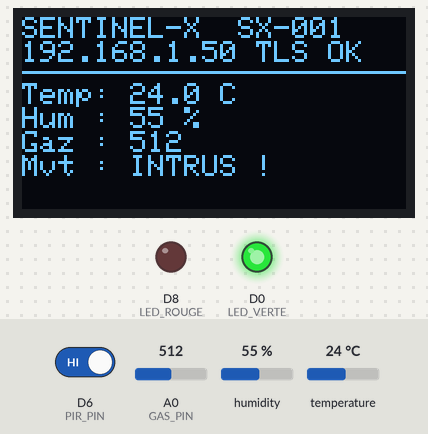
Recording of a sketch running on a simulated ESP8266 (NodeMCU). Shown: 128×64 one-colour display, output pins drawn as LEDs (lit = HIGH). The inputs (shaded band) are chosen by the test bench; at power-on: D6 (PIR_PIN) HIGH, humidity 55 %, A0 (GAS_PIN) = 512, temperature 24 °C. WiFi joins after 1.5 s; servers stay silent unless stated; the local clock reads 2024-03-15 10:24:30 at power-on unless the sketch sets it; no MQTT or app messages arrive unless stated; what the sketch prints to the serial monitor is not drawn.

Above: at 2.8 s.
2.9 s: D6 (PIR_PIN) driven LOW
At 4.6 s:
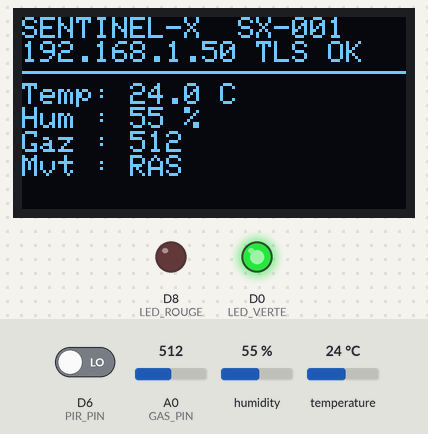
5.5 s: humidity set to 22 %
At 6.3 s:
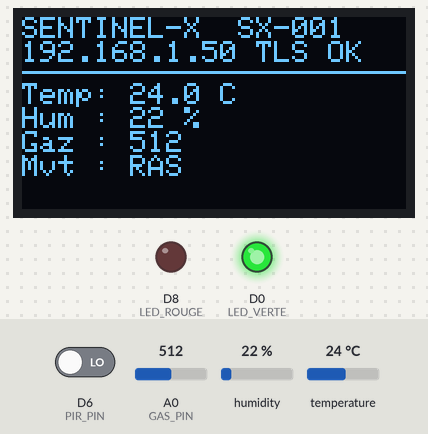
7.5 s: A0 (GAS_PIN) set to 716
At 8.9 s:
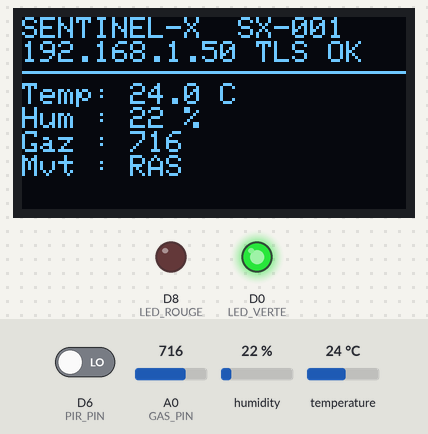
9.5 s: temperature set to 12 °C
At 10.6 s:
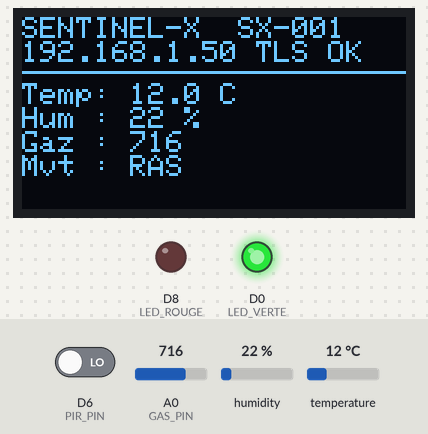
11.5 s: A0 (GAS_PIN) set to 900
At 13.1 s:
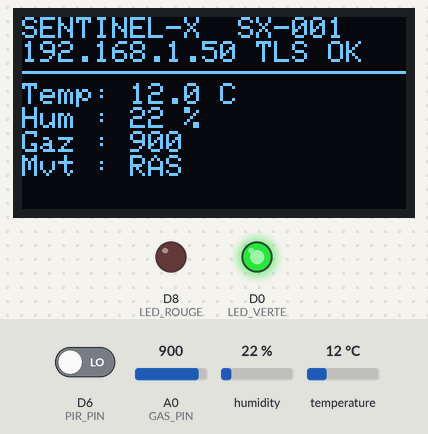
13.5 s: D6 (PIR_PIN) driven HIGH
At 14.8 s:
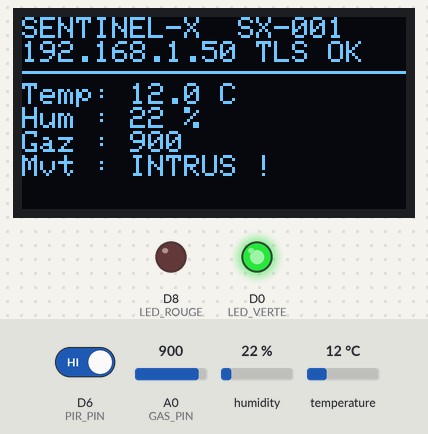
Timing chart, 0 to 16.5 s (numbered marks = the images above; inputs shaded):
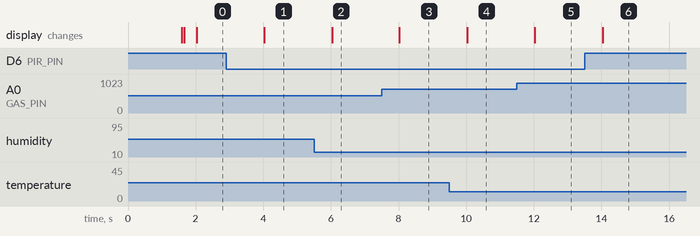

Measured:
- after the input at 2.9 s, the display: changes after 1.1 s (image 1)
- after the input at 5.5 s, the display: changes after 0.53 s (image 2)
- after the input at 7.5 s, the display: changes after 0.53 s (image 3)
- after the input at 9.5 s, the display: changes after 0.53 s (image 4)
- after the input at 11.5 s, the display: changes after 0.53 s (image 5)
- after the input at 13.5 s, the display: changes after 0.53 s (image 6)

The sketch:

sketch_oct6c.ino
```cpp
#include <ESP8266WiFi.h>
#include <WiFiClientSecure.h>
#include <PubSubClient.h>
#include <ArduinoJson.h>
#include <DHT.h>
#include <Wire.h>
#include <Adafruit_GFX.h>
#include <Adafruit_SSD1306.h>
#include <time.h>

// ===================== CONFIGURATION =====================
// Wi-Fi et identifiants MQTT : dans secrets.h (ignoré par Git).
// Pour une nouvelle installation : copier secrets.example.h en secrets.h et le remplir.
#include "secrets.h"

const char* MQTT_HOST = "192.168.137.1";   // PC de l'équipe (hotspot + broker TLS)
const int   MQTT_PORT = 8883;              // MQTT chiffré (TLS)
const char* DEVICE_ID = "SX-001";
const char* TOPIC_TELEMETRY = "sentinel/SX-001/telemetry";
const char* TOPIC_CMD       = "sentinel/SX-001/cmd";
const char* TOPIC_STATUS    = "sentinel/SX-001/status";

// IP fixe + DNS (le DNS sert à la synchro de l'heure)
IPAddress ip(192,168,137,10), gateway(192,168,137,1), subnet(255,255,255,0), dns(192,168,137,1);

// Certificat de l'autorité (CA) du broker de l'équipe
const char CA_CERT[] PROGMEM = R"EOF(
-----BEGIN CERTIFICATE-----
MIIFFTCCAv2gAwIBAgIUJql+FUmFwchFW+pUKxS9PFXVB4MwDQYJKoZIhvcNAQEL
BQAwGjEYMBYGA1UEAwwPU2VudGluZWxYLUNBLUc5MB4XDTI2MTAwNzA4MDU1OVoX
DTI3MTAwNzA4MDU1OVowGjEYMBYGA1UEAwwPU2VudGluZWxYLUNBLUc5MIICIjAN
BgkqhkiG9w0BAQEFAAOCAg8AMIICCgKCAgEArzOE357eZPa2xiacRwaJwWAXayPO
9kT6+YiOEK0wEvxdeZavSQuIufTdyRFANjn7fc75zfJRK6xMw7E3zXMdI2LwL6pV
vuvUr5/+dvtzHFgLnT1ktRTJ+pYZhDsCSI6unyC73mDKfTbSBIu7RA/raFm0o4B2
PbmSOqrl38DbIxrnfLheDCEGuuwhTzuyuSBbju0qeVIoQtJpUaXWIm9PQ6VaN69r
mLP4LzYxq2c1sy7v+dWuubBfX0eEoeWpezOP3oQH52x9xm0IHwMTgGjX1praSn3P
8wziIjia47cwf2A7H9WbQ71aetgR2ydPDbW7zMlIPVei//kdqhNJy04FG0loTav7
t7OTNIzLypgzxKYaRxn2df1ZyiiWyG9JsxKFhIkmtSnU6qEAuN8l7spPh7+h3lqW
vMIe766Erc/OtTMiEIjtPClnP7W88nIEcg9/lwk2uvWqhg8KBAtEO9SLBJcTXtz1
MVAKxPWQMMhELSMXpPFeFxLp9Dz9rx83domOtj6eebCJWfd5cFXA8DsZ7Iv84Iau
JQtD/p/Y5qCUvD9+byEXHaC7bd/3JVedxaqk01RlFeR+hnpyUA2+2E9c/xYRofcj
mNVUdeixPweQUkxwr8eacKijRBZdQTvDMU9kVo7euBFvpVkwW3xKwdXvTbO3XJGG
32dvALwdRHr84CsCAwEAAaNTMFEwHQYDVR0OBBYEFIG+DEUs3RPhnu+D4B98mayC
a8PYMB8GA1UdIwQYMBaAFIG+DEUs3RPhnu+D4B98mayCa8PYMA8GA1UdEwEB/wQF
MAMBAf8wDQYJKoZIhvcNAQELBQADggIBAA29b8/tcie+y3Kt2mgbUmQgLD8+LTo1
F8mZunxWeuZicb7U4O0dHAp1xVZrT9AxiTygmyOK3Pxtn4R9Anxjq+abB4BgERqa
V9wDjT/B2wnQH5vYuLhezJcgCU97TmayMPushtw0fJzzNx0jxJJ5/s6BSajIS5S7
7bhiLAnMmUhswopvaG+TtJAniixUB0cxLyT/SENviOLgAgacpE5diX85Jj7oOtzB
Qoa8i6UPn/fTkJ1c5tO7gh5CL+ZC2TlgTlMPb0Ugrd/ajVsBfEAk5G48GGDA7ms7
NRBQl4wFZyXoTObyOtQqimrYup6Cwyoh9Z3eGCK1nu4OV80hG4g5/763geRqCQ2D
cTpCqO3peXtWjZq7i4lPMQHZW+wKjSjKkuxoDXIsSeoz3kKaZ4mBu1FEeBV+mawx
XDc0efHXJlh4Wn7aA2p9CYW0Hx/QuswDUjUuZnyK3d+HX91ye/XV21q5toPi6HqM
l367a+eaEvZfCUZ6M7JFTwJSXR6pimeIRi6LXQvhbcqJ1ECpjbQMI7LrxzeKrBjE
DSm0hUWDHbR/yPl2eADEnsJsQNG7b+OTQGAWeB4a1cNY9wAV/0ISJ9NFxfyFN4H4
L8V2WkJ2FHlqWLffUNMEXOjU/F2xgPU8mT2hNzKgb//vON38Nh2Igok7LGmOOIJ+
IfZsmzNl9oKE
-----END CERTIFICATE-----
)EOF";
// =========================================================

#define DHT_PIN    D5
#define PIR_PIN    D6
#define BUZZER_PIN D7
#define LED_VERTE  D0
#define LED_ROUGE  D8
#define GAS_PIN    A0

DHT dht(DHT_PIN, DHT22);
Adafruit_SSD1306 oled(128, 64, &Wire, -1);
BearSSL::X509List caCert(CA_CERT);
WiFiClientSecure net;
PubSubClient mqtt(net);
bool oledOK = false;
bool alarmOn = false;
unsigned long lastSend = 0;
unsigned long alarmUntil = 0;
unsigned long greenLedUntil = 0;
unsigned long redLedUntil = 0;
bool greenLedBlinking = false;
bool redLedBlinking = false;
bool greenLedOn = true;
bool redLedOn = false;

// Alarme : LED rouge ON, LED verte OFF (le son est géré dans loop)
void setAlarm(bool on) {
  alarmOn = on;
  alarmUntil = 0;
  greenLedBlinking = false;
  redLedBlinking = false;
  greenLedUntil = 0;
  redLedUntil = 0;
  greenLedOn = !on;
  redLedOn = on;
  digitalWrite(LED_ROUGE, redLedOn ? HIGH : LOW);
  digitalWrite(LED_VERTE, greenLedOn ? HIGH : LOW);
  if (!on) {
    noTone(BUZZER_PIN);
    digitalWrite(BUZZER_PIN, LOW);
  }
}

void applyLedCommand(bool green, const char* action, unsigned long durationMs) {
  bool& blinking = green ? greenLedBlinking : redLedBlinking;
  bool& isOn = green ? greenLedOn : redLedOn;
  unsigned long& endsAt = green ? greenLedUntil : redLedUntil;
  const uint8_t pin = green ? LED_VERTE : LED_ROUGE;

  if (strcmp(action, "on") == 0) {
    blinking = false;
    isOn = true;
  } else if (strcmp(action, "off") == 0) {
    blinking = false;
    isOn = false;
  } else if (strcmp(action, "blink") == 0) {
    blinking = true;
    isOn = true;
  } else {
    return;
  }

  endsAt = durationMs ? millis() + durationMs : 0;
  digitalWrite(pin, isOn ? HIGH : LOW);
}

void updateCommandOutputs() {
  const unsigned long now = millis();

  if (alarmUntil && (long)(now - alarmUntil) >= 0) setAlarm(false);
  if (greenLedUntil && (long)(now - greenLedUntil) >= 0) {
    greenLedUntil = 0;
    greenLedBlinking = false;
    greenLedOn = false;
    digitalWrite(LED_VERTE, LOW);
  }
  if (redLedUntil && (long)(now - redLedUntil) >= 0) {
    redLedUntil = 0;
    redLedBlinking = false;
    redLedOn = false;
    digitalWrite(LED_ROUGE, LOW);
  }

  static unsigned long lastLedBlink = 0;
  if (now - lastLedBlink >= 300) {
    lastLedBlink = now;
    if (greenLedBlinking) {
      greenLedOn = !greenLedOn;
      digitalWrite(LED_VERTE, greenLedOn ? HIGH : LOW);
    }
    if (redLedBlinking) {
      redLedOn = !redLedOn;
      digitalWrite(LED_ROUGE, redLedOn ? HIGH : LOW);
    }
  }
}

// Reçoit les commandes publiées sur sentinel/<device_id>/cmd.
void onMessage(char* topic, byte* payload, unsigned int len) {
  JsonDocument doc;
  if (deserializeJson(doc, payload, len)) return;

  const char* target = doc["target"] | "";
  const char* action = doc["action"] | "";
  const unsigned long durationMs = doc["duration_ms"] | 0UL;
  if (!target[0] || !action[0]) return;

  if (strcmp(target, "buzzer") == 0) {
    if (strcmp(action, "off") == 0) {
      setAlarm(false);
    } else if (strcmp(action, "on") == 0 || strcmp(action, "blink") == 0) {
      setAlarm(true);
      alarmUntil = durationMs ? millis() + durationMs : 0;
    } else {
      return;
    }
  } else if (strcmp(target, "led_green") == 0) {
    applyLedCommand(true, action, durationMs);
  } else if (strcmp(target, "led_red") == 0) {
    applyLedCommand(false, action, durationMs);
  } else {
    return;
  }

  Serial.printf(">>> Commande recue : %s/%s (%lu ms)\n", target, action, durationMs);
}

void oledMsg(const char* l1, const char* l2) {
  if (!oledOK) return;
  oled.clearDisplay();
  oled.setTextSize(1); oled.setTextColor(WHITE); oled.setCursor(0, 0);
  oled.println("SENTINEL-X  SX-001");
  oled.println(l1); oled.println(l2);
  oled.display();
}

void connectWiFi() {
  oledMsg("Connexion WiFi...", WIFI_SSID);
  WiFi.mode(WIFI_STA);
  WiFi.config(ip, gateway, subnet, dns);
  WiFi.begin(WIFI_SSID, WIFI_PASS);
  Serial.print("WiFi");
  while (WiFi.status() != WL_CONNECTED) { delay(300); Serial.print("."); }
  Serial.printf("\nWiFi OK : %s  |  MAC : %s\n",
                WiFi.localIP().toString().c_str(), WiFi.macAddress().c_str());
}

// L'heure est nécessaire pour vérifier la validité du certificat TLS
void syncTime() {
  oledMsg("Synchro heure...", "NTP");
  configTime(0, 0, "pool.ntp.org", "time.google.com");
  unsigned long start = millis();
  time_t now = time(nullptr);
  while (now < 1700000000 && millis() - start < 10000) { delay(500); now = time(nullptr); }
  if (now < 1700000000) {
    Serial.println("NTP indisponible -> heure de secours utilisee");
    net.setX509Time(1791400000);   // 07/10/2026, après la création du certificat
  } else {
    Serial.printf("Heure OK (%lu)\n", (unsigned long)now);
  }
}

void connectMQTT() {
  while (!mqtt.connected()) {
    oledMsg("Connexion MQTT TLS", MQTT_HOST);
    Serial.print("MQTT TLS...");
    if (mqtt.connect(DEVICE_ID, MQTT_USER, MQTT_PASS, TOPIC_STATUS, 1, true, "offline")) {
      Serial.println(" connecte !");
      mqtt.publish(TOPIC_STATUS, "online", true);
      mqtt.subscribe(TOPIC_CMD);
      setAlarm(false);   // LED verte = tout va bien
    } else {
      Serial.printf(" echec (code %d)\n", mqtt.state());
      char err[80];
      if (net.getLastSSLError(err, sizeof(err))) Serial.printf("   Erreur TLS : %s\n", err);
      delay(3000);
    }
  }
}

void showOled(float t, float h, int gas, int motion) {
  if (!oledOK) return;
  oled.clearDisplay();
  oled.setTextSize(1); oled.setTextColor(WHITE); oled.setCursor(0, 0);
  oled.println("SENTINEL-X  SX-001");
  oled.print(WiFi.localIP()); oled.println(mqtt.connected() ? " TLS OK" : " TLS --");
  oled.drawLine(0, 18, 127, 18, WHITE);
  oled.setCursor(0, 22);
  oled.printf("Temp: %.1f C\n", t);
  oled.printf("Hum : %.0f %%\n", h);
  oled.printf("Gaz : %d\n", gas);
  oled.printf("Mvt : %s\n", motion ? "INTRUS !" : "RAS");
  if (alarmOn) oled.print("!!! ALARME !!!");
  oled.display();
}

void setup() {
  Serial.begin(115200);
  pinMode(PIR_PIN, INPUT);
  pinMode(BUZZER_PIN, OUTPUT);
  pinMode(LED_VERTE, OUTPUT);
  pinMode(LED_ROUGE, OUTPUT);
  digitalWrite(BUZZER_PIN, LOW);
  dht.begin();
  oledOK = oled.begin(SSD1306_SWITCHCAPVCC, 0x3C);

  connectWiFi();
  syncTime();
  net.setTrustAnchors(&caCert);
  mqtt.setServer(MQTT_HOST, MQTT_PORT);
  mqtt.setCallback(onMessage);
  connectMQTT();
}

void loop() {
  if (WiFi.status() != WL_CONNECTED) connectWiFi();
  if (!mqtt.connected()) connectMQTT();
  mqtt.loop();
  updateCommandOutputs();

  // Sirène : bip-bip tant que l'alarme est active
  static unsigned long lastBeep = 0;
  static bool beepOn = false;
  if (alarmOn && millis() - lastBeep >= 300) {
    lastBeep = millis();
    beepOn = !beepOn;
    if (beepOn) tone(BUZZER_PIN, 2000);
    else noTone(BUZZER_PIN);
  }

  if (millis() - lastSend >= 2000) {   // toutes les 2 secondes
    lastSend = millis();
    float t = dht.readTemperature();
    float h = dht.readHumidity();
    int gas = analogRead(GAS_PIN);
    int motion = digitalRead(PIR_PIN);

    JsonDocument doc;
    doc["device_id"] = DEVICE_ID;
    doc["ts"] = millis() / 1000;
    if (isnan(t)) doc["temp"] = nullptr; else doc["temp"] = round(t * 10) / 10.0;
    if (isnan(h)) doc["hum"]  = nullptr; else doc["hum"]  = round(h * 10) / 10.0;
    doc["gas"] = gas;
    doc["motion"] = motion;

    char buf[200];
    serializeJson(doc, buf);
    mqtt.publish(TOPIC_TELEMETRY, buf);
    Serial.println(buf);
    showOled(t, h, gas, motion);
  }
}
```

secrets.example.h
```cpp
// =====================================================================
//  MODÈLE de secrets.h (celui-ci peut aller sur Git, il est vide).
//  1. Copier ce fichier en « secrets.h » dans le même dossier
//  2. Remplir les valeurs (demander à l'équipe INFRA/CYBER)
//  secrets.h est ignoré par Git : les mots de passe ne partent jamais en ligne.
// =====================================================================
#pragma once

const char* WIFI_SSID = "";   // nom du Wi-Fi de l'équipe (2,4 GHz)
const char* WIFI_PASS = "";
const char* MQTT_USER = "";   // compte MQTT du boîtier
const char* MQTT_PASS = "";
```
